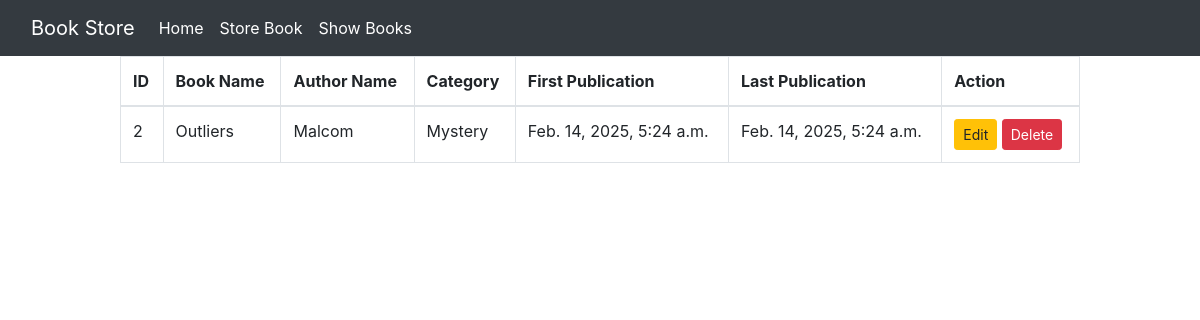
The app's page /book_details/2 with its own data.
### book/models.py (models this page shows)
class BookStoreModel(models.Model):
    CATEGORY = (
    ('Mystery', 'Mystery'),
    ('Thriller', 'Thriller'),
    ('Sci-Fi', 'Sci-Fi'),
    ('Humor', 'Humor'),
    ('Horror', 'Horror'),
    )
    id = models.IntegerField(primary_key = True)
    book_name = models.CharField(max_length=30)
    author_name = models.CharField(max_length=30)
    category = models.CharField(max_length=30,choices = CATEGORY)
    first_pub = models.DateTimeField(auto_now_add = True)
    last_pub  = models.DateTimeField(auto_now=True)

### book/views.py (the view)
# urls.py: path('book_details/<int:id>',views.BookDetailsView.as_view(),name='book_details'),
class BookDetailsView(DetailView):
    model = BookStoreModel
    template_name = 'book_details.html'
    context_object_name = 'item'
    pk_url_kwarg = 'id'

### book/templates/book_details.html
{% extends 'base.html' %}
{% block content %}
<div style="width:80%;margin:auto">
    <table class="table table-bordered">
        <thead>
          <tr>
            <th scope="col">ID</th>
            <th scope="col">Book Name</th>
            <th scope="col">Author Name</th>
            <th scope="col">Category</th>
            <th scope="col">First Publication</th>
            <th scope="col">Last Publication</th>
            <th scope="col">Action</th>
          </tr>
        </thead>
        <tbody>
            <tr>
                <td>{{item.id}}</td>
                <td>{{item.book_name}}</td>
                <td>{{item.author_name}}</td>
                <td>{{item.category}}</td>
                <td>{{item.first_pub}}</td>
                <td>{{item.last_pub}}</td>
                <td><a href=" {% url 'edit_book' id=item.id %}" class="btn btn-warning btn-sm">Edit</a> <a href=" {% url 'delete_book' id=item.id %}" class="btn btn-danger btn-sm">Delete</a></td>
            </tr>
        </tbody>
      </table>
</div>
{% endblock %}

### records on screen
BookStoreModel: id "2", book_name "Outliers", author_name "Malcom", category "Mystery", first_pub "Feb. 14, 2025, 5:24 a.m.", last_pub "Feb. 14, 2025, 5:24 a.m."
